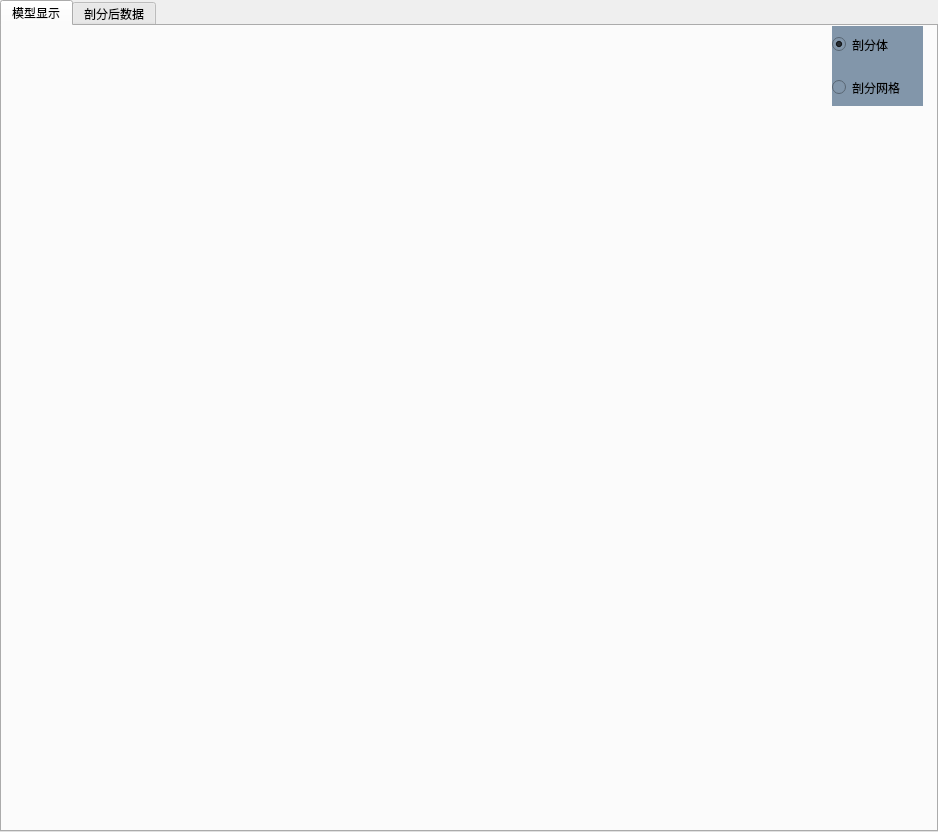
<?xml version="1.0" encoding="UTF-8"?>
<ui version="4.0">
 <class>DialogModeling</class>
 <widget class="QDialog" name="DialogModeling">
  <property name="geometry">
   <rect>
    <x>0</x>
    <y>0</y>
    <width>938</width>
    <height>832</height>
   </rect>
  </property>
  <property name="windowTitle">
   <string>建模</string>
  </property>
  <layout class="QVBoxLayout" name="verticalLayout_3">
   <property name="spacing">
    <number>0</number>
   </property>
   <property name="leftMargin">
    <number>0</number>
   </property>
   <property name="topMargin">
    <number>0</number>
   </property>
   <property name="rightMargin">
    <number>0</number>
   </property>
   <property name="bottomMargin">
    <number>0</number>
   </property>
   <item>
    <widget class="QTabWidget" name="tabWidget">
     <property name="currentIndex">
      <number>0</number>
     </property>
     <widget class="QWidget" name="tab">
      <attribute name="title">
       <string>模型显示</string>
      </attribute>
      <layout class="QVBoxLayout" name="verticalLayout">
       <property name="spacing">
        <number>0</number>
       </property>
       <property name="leftMargin">
        <number>0</number>
       </property>
       <property name="topMargin">
        <number>0</number>
       </property>
       <property name="rightMargin">
        <number>0</number>
       </property>
       <property name="bottomMargin">
        <number>0</number>
       </property>
       <item>
        <widget class="ModelingSubdivision" name="widget" native="true">
         <widget class="QWidget" name="widget_2" native="true">
          <property name="geometry">
           <rect>
            <x>830</x>
            <y>0</y>
            <width>91</width>
            <height>80</height>
           </rect>
          </property>
          <property name="styleSheet">
           <string notr="true">background-color: rgb(130, 150, 170);</string>
          </property>
          <layout class="QVBoxLayout" name="verticalLayout_2">
           <item>
            <widget class="QRadioButton" name="radioButton_body">
             <property name="sizePolicy">
              <sizepolicy hsizetype="Expanding" vsizetype="Expanding">
               <horstretch>0</horstretch>
               <verstretch>0</verstretch>
              </sizepolicy>
             </property>
             <property name="text">
              <string>剖分体</string>
             </property>
             <property name="checked">
              <bool>true</bool>
             </property>
            </widget>
           </item>
           <item>
            <widget class="QRadioButton" name="radioButton_point">
             <property name="sizePolicy">
              <sizepolicy hsizetype="Expanding" vsizetype="Expanding">
               <horstretch>0</horstretch>
               <verstretch>0</verstretch>
              </sizepolicy>
             </property>
             <property name="text">
              <string>剖分网格</string>
             </property>
             <property name="checked">
              <bool>false</bool>
             </property>
            </widget>
           </item>
          </layout>
         </widget>
        </widget>
       </item>
      </layout>
     </widget>
     <widget class="QWidget" name="tab_2">
      <attribute name="title">
       <string>剖分后数据</string>
      </attribute>
      <layout class="QVBoxLayout" name="verticalLayout_6">
       <item>
        <layout class="QVBoxLayout" name="verticalLayout_5">
         <item>
          <layout class="QHBoxLayout" name="horizontalLayout_2" stretch="2,1">
           <item>
            <widget class="MyTableWidget" name="tableWidget_modelData"/>
           </item>
           <item>
            <widget class="QGroupBox" name="groupBox">
             <property name="title">
              <string>建模参数设置</string>
             </property>
             <layout class="QVBoxLayout" name="verticalLayout_4">
              <item>
               <layout class="QHBoxLayout" name="horizontalLayout_3">
                <item>
                 <widget class="QLabel" name="label">
                  <property name="text">
                   <string>反演区域X起点：</string>
                  </property>
                 </widget>
                </item>
                <item>
                 <widget class="QLineEdit" name="lineEdit_invert_begin_x"/>
                </item>
               </layout>
              </item>
              <item>
               <layout class="QHBoxLayout" name="horizontalLayout_4">
                <item>
                 <widget class="QLabel" name="label_2">
                  <property name="text">
                   <string>反演区域X终点：</string>
                  </property>
                 </widget>
                </item>
                <item>
                 <widget class="QLineEdit" name="lineEdit_invert_end_x"/>
                </item>
               </layout>
              </item>
              <item>
               <layout class="QHBoxLayout" name="horizontalLayout_5">
                <item>
                 <widget class="QLabel" name="label_3">
                  <property name="text">
                   <string>反演区域Y起点：</string>
                  </property>
                 </widget>
                </item>
                <item>
                 <widget class="QLineEdit" name="lineEdit_invert_begin_y"/>
                </item>
               </layout>
              </item>
              <item>
               <layout class="QHBoxLayout" name="horizontalLayout_6">
                <item>
                 <widget class="QLabel" name="label_4">
                  <property name="text">
                   <string>反演区域Y终点：</string>
                  </property>
                 </widget>
                </item>
                <item>
                 <widget class="QLineEdit" name="lineEdit_invert_end_y"/>
                </item>
               </layout>
              </item>
              <item>
               <layout class="QHBoxLayout" name="horizontalLayout_7">
                <item>
                 <widget class="QLabel" name="label_5">
                  <property name="text">
                   <string>隧道空腔X起点：</string>
                  </property>
                 </widget>
                </item>
                <item>
                 <widget class="QLineEdit" name="lineEdit_TunnelCavityXBegin"/>
                </item>
               </layout>
              </item>
              <item>
               <layout class="QHBoxLayout" name="horizontalLayout_8">
                <item>
                 <widget class="QLabel" name="label_6">
                  <property name="text">
                   <string>隧道空腔X终点：</string>
                  </property>
                 </widget>
                </item>
                <item>
                 <widget class="QLineEdit" name="lineEdit_TunnelCavityXEnd"/>
                </item>
               </layout>
              </item>
              <item>
               <layout class="QHBoxLayout" name="horizontalLayout_9">
                <item>
                 <widget class="QLabel" name="label_7">
                  <property name="text">
                   <string>隧道空腔Y起点：</string>
                  </property>
                 </widget>
                </item>
                <item>
                 <widget class="QLineEdit" name="lineEdit_TunnelCavityYBegin"/>
                </item>
               </layout>
              </item>
              <item>
               <layout class="QHBoxLayout" name="horizontalLayout_10">
                <item>
                 <widget class="QLabel" name="label_8">
                  <property name="text">
                   <string>隧道空腔Y终点：</string>
                  </property>
                 </widget>
                </item>
                <item>
                 <widget class="QLineEdit" name="lineEdit_TunnelCavityYEnd"/>
                </item>
               </layout>
              </item>
              <item>
               <layout class="QHBoxLayout" name="horizontalLayout_11">
                <item>
                 <widget class="QLabel" name="label_9">
                  <property name="text">
                   <string>预测区域Z起点：</string>
                  </property>
                 </widget>
                </item>
                <item>
                 <widget class="QLineEdit" name="lineEdit_invert_begin_z"/>
                </item>
               </layout>
              </item>
              <item>
               <layout class="QHBoxLayout" name="horizontalLayout_12">
                <item>
                 <widget class="QLabel" name="label_10">
                  <property name="text">
                   <string>预测区域Z终点：</string>
                  </property>
                 </widget>
                </item>
                <item>
                 <widget class="QLineEdit" name="lineEdit_invert_end_z"/>
                </item>
               </layout>
              </item>
              <item>
               <layout class="QHBoxLayout" name="horizontalLayout_13">
                <item>
                 <widget class="QLabel" name="label_11">
                  <property name="text">
                   <string>测量电极X起点：</string>
                  </property>
                 </widget>
                </item>
                <item>
                 <widget class="QLineEdit" name="lineEdit_MeasuringElectrode_begin_x"/>
                </item>
               </layout>
              </item>
              <item>
               <layout class="QHBoxLayout" name="horizontalLayout_14">
                <item>
                 <widget class="QLabel" name="label_12">
                  <property name="text">
                   <string>测量电极X终点：</string>
                  </property>
                 </widget>
                </item>
                <item>
                 <widget class="QLineEdit" name="lineEdit_MeasuringElectrode_end_x"/>
                </item>
               </layout>
              </item>
              <item>
               <layout class="QHBoxLayout" name="horizontalLayout_15">
                <item>
                 <widget class="QLabel" name="label_13">
                  <property name="text">
                   <string>测量电极Y起点：</string>
                  </property>
                 </widget>
                </item>
                <item>
                 <widget class="QLineEdit" name="lineEdit_MeasuringElectrode_begin_y"/>
                </item>
               </layout>
              </item>
              <item>
               <layout class="QHBoxLayout" name="horizontalLayout_16">
                <item>
                 <widget class="QLabel" name="label_14">
                  <property name="text">
                   <string>测量电极Y终点：</string>
                  </property>
                 </widget>
                </item>
                <item>
                 <widget class="QLineEdit" name="lineEdit_MeasuringElectrode_end_y"/>
                </item>
               </layout>
              </item>
             </layout>
            </widget>
           </item>
          </layout>
         </item>
         <item>
          <layout class="QHBoxLayout" name="horizontalLayout" stretch="100,1,1">
           <property name="spacing">
            <number>6</number>
           </property>
           <item>
            <spacer name="horizontalSpacer">
             <property name="orientation">
              <enum>Qt::Horizontal</enum>
             </property>
             <property name="sizeHint" stdset="0">
              <size>
               <width>40</width>
               <height>20</height>
              </size>
             </property>
            </spacer>
           </item>
           <item>
            <widget class="QPushButton" name="pushButton_edit">
             <property name="text">
              <string>编辑</string>
             </property>
            </widget>
           </item>
           <item>
            <widget class="QPushButton" name="pushButton_update">
             <property name="text">
              <string>更新</string>
             </property>
            </widget>
           </item>
          </layout>
         </item>
        </layout>
       </item>
      </layout>
     </widget>
    </widget>
   </item>
  </layout>
 </widget>
 <customwidgets>
  <customwidget>
   <class>ModelingSubdivision</class>
   <extends>QWidget</extends>
   <header>ModelingSubdivision.h</header>
   <container>1</container>
   <slots>
    <slot>modelSubBodyHidden()</slot>
   </slots>
  </customwidget>
  <customwidget>
   <class>MyTableWidget</class>
   <extends>QTableWidget</extends>
   <header>MyTableWidget.h</header>
  </customwidget>
 </customwidgets>
 <resources/>
 <connections>
  <connection>
   <sender>radioButton_body</sender>
   <signal>clicked()</signal>
   <receiver>widget</receiver>
   <slot>modelSubBodyDisplay()</slot>
   <hints>
    <hint type="sourcelabel">
     <x>885</x>
     <y>57</y>
    </hint>
    <hint type="destinationlabel">
     <x>482</x>
     <y>51</y>
    </hint>
   </hints>
  </connection>
  <connection>
   <sender>radioButton_point</sender>
   <signal>clicked()</signal>
   <receiver>widget</receiver>
   <slot>modelSubBodyHidden()</slot>
   <hints>
    <hint type="sourcelabel">
     <x>891</x>
     <y>91</y>
    </hint>
    <hint type="destinationlabel">
     <x>272</x>
     <y>37</y>
    </hint>
   </hints>
  </connection>
  <connection>
   <sender>pushButton_update</sender>
   <signal>clicked()</signal>
   <receiver>DialogModeling</receiver>
   <slot>updateData()</slot>
   <hints>
    <hint type="sourcelabel">
     <x>922</x>
     <y>816</y>
    </hint>
    <hint type="destinationlabel">
     <x>691</x>
     <y>-14</y>
    </hint>
   </hints>
  </connection>
  <connection>
   <sender>pushButton_edit</sender>
   <signal>clicked()</signal>
   <receiver>DialogModeling</receiver>
   <slot>editData()</slot>
   <hints>
    <hint type="sourcelabel">
     <x>841</x>
     <y>816</y>
    </hint>
    <hint type="destinationlabel">
     <x>596</x>
     <y>-10</y>
    </hint>
   </hints>
  </connection>
  <connection>
   <sender>lineEdit_invert_begin_z</sender>
   <signal>textChanged(QString)</signal>
   <receiver>DialogModeling</receiver>
   <slot>invertBeginZTextChanged(QString)</slot>
   <hints>
    <hint type="sourcelabel">
     <x>775</x>
     <y>669</y>
    </hint>
    <hint type="destinationlabel">
     <x>361</x>
     <y>-10</y>
    </hint>
   </hints>
  </connection>
 </connections>
 <slots>
  <slot>modelSubBodyHidden()</slot>
  <slot>updateData()</slot>
  <slot>editData()</slot>
  <slot>invertBeginZTextChanged(QString)</slot>
 </slots>
</ui>
